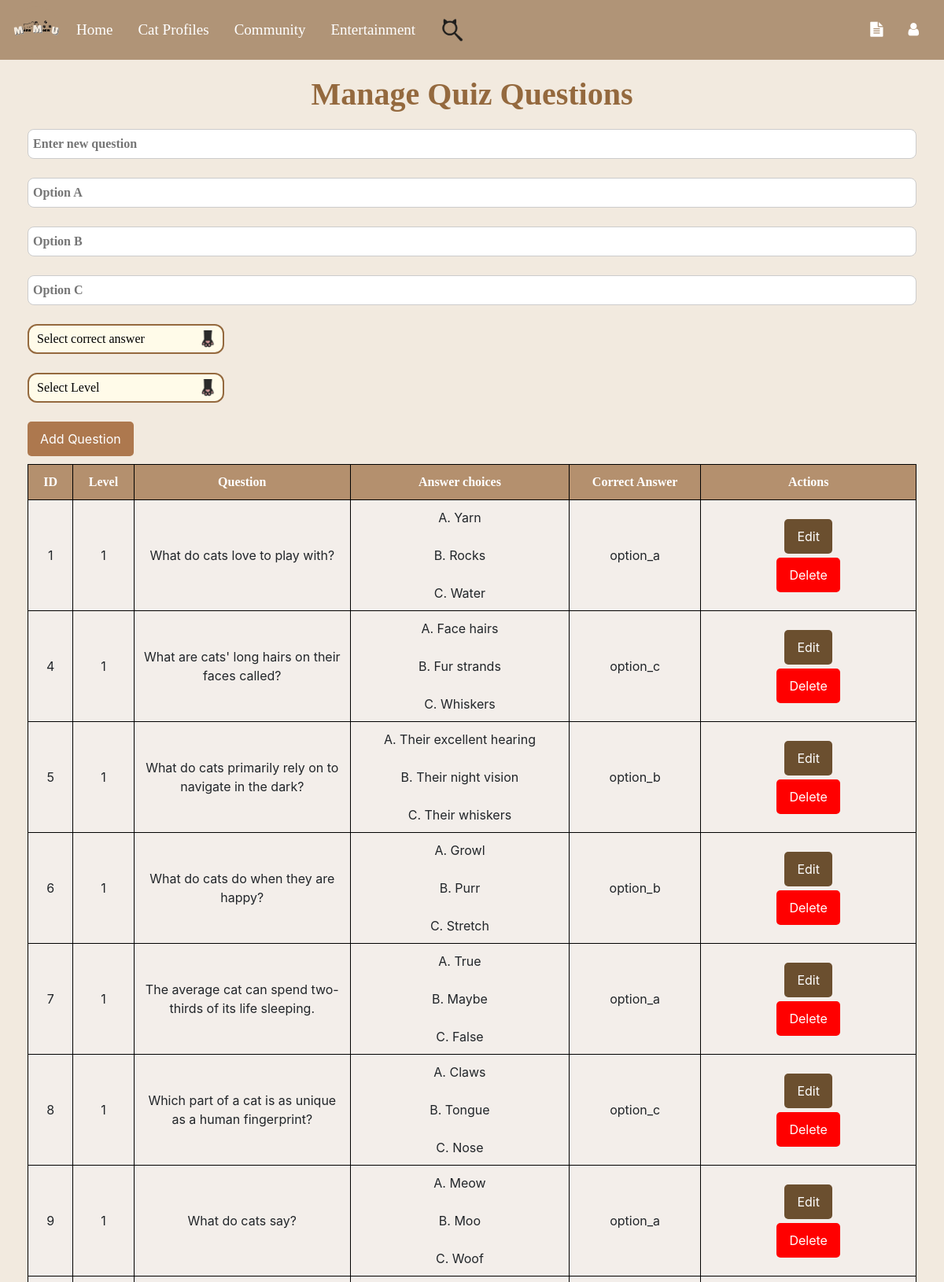
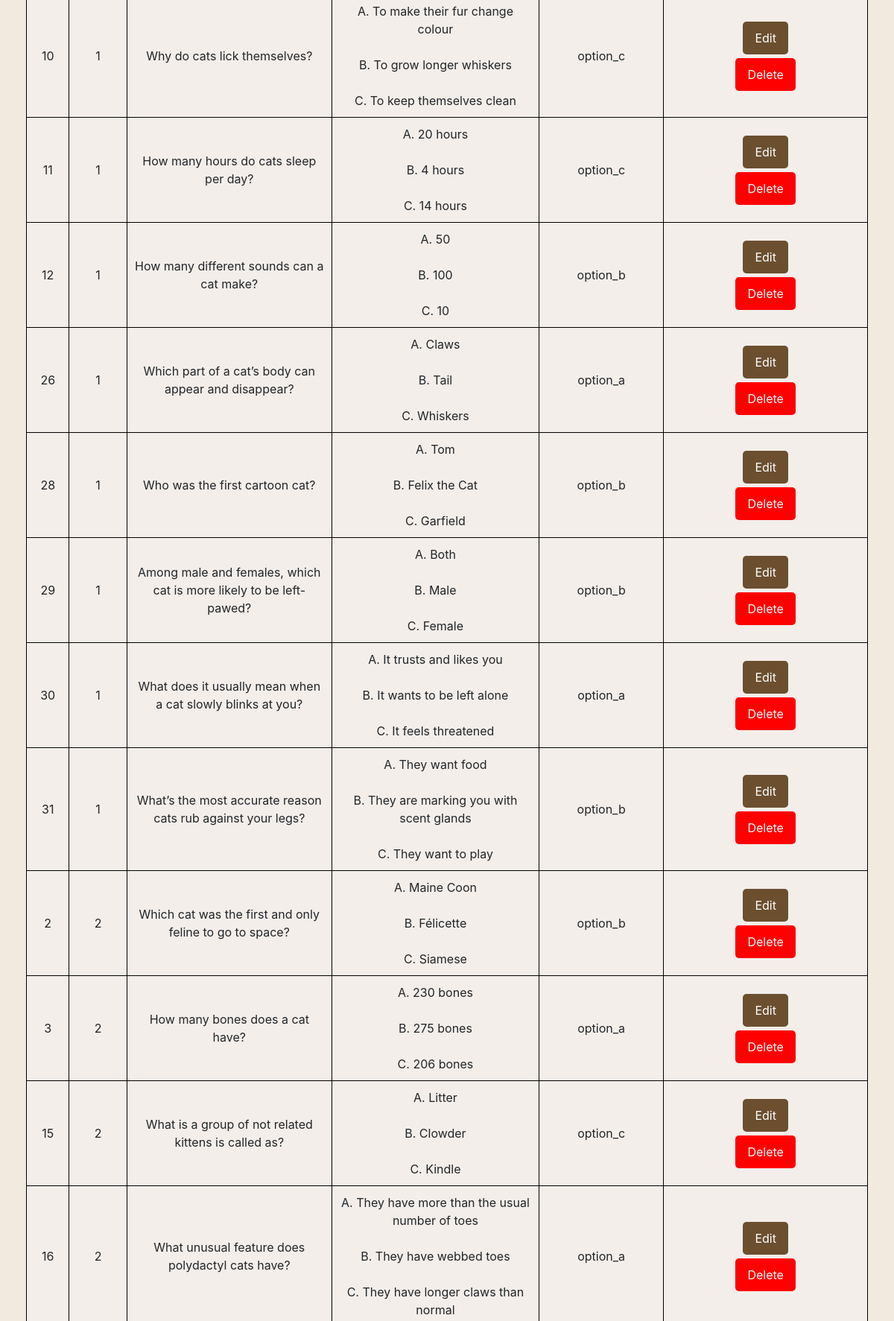
/manage_quiz (signed in, upper part), run on the app's committed database (2 pictures, top to bottom).
### tables this page shows
CREATE TABLE quiz_questions (
    id INTEGER PRIMARY KEY AUTOINCREMENT,
    level INTEGER NOT NULL,
    question TEXT NOT NULL,
    option_a TEXT NOT NULL,
    option_b TEXT NOT NULL,
    option_c TEXT NOT NULL,
    correct_option CHAR(1) NOT NULL
);

### Website/quizfeature.py (the view)
@quiz_bp.route('/manage_quiz', methods=['GET'])
@login_required
def manage_quiz():
    if not hasattr(current_user, 'role') or current_user.role != 'admin':
        flash("Access denied! You must be an admin to manage quiz questions.", "error")
        return redirect(url_for('quiz.quiz_page'))
    conn = get_db_connection()
    questions = conn.execute("SELECT * FROM quiz_questions ORDER BY level ASC").fetchall()
    conn.close()
    questions = [dict(q) for q in questions]
    return render_template('manage_quiz_questions.html', user=current_user, questions=questions)

### Website/quizfeature.py (called while the page is built)
def get_db_connection():
    db_path = os.path.join(os.path.dirname(__file__), '..', 'instance', 'datebase.db')
    db_path = os.path.abspath(db_path)
    conn = sqlite3.connect(db_path)
    conn.row_factory = sqlite3.Row
    return conn

### Website/templates/manage_quiz_questions.html (shortened to what this page needs)
{% extends 'base.html' %}
{% block content %}
<div style="padding: 20px;">
    <h1>Manage Quiz Questions</h1>
    <form action="{{ url_for('quiz.add_question') }}" method="POST">
        <input type="text" name="question" placeholder="Enter new question" required><br><br>
        <input type="text" name="option_a" placeholder="Option A" required><br><br>
        <input type="text" name="option_b" placeholder="Option B" required><br><br>
        <input type="text" name="option_c" placeholder="Option C" required><br><br>
        <select name="correct_option" required>
            <option value="">Select correct answer</option>
        </select>
        <br><br>
        <select name="level" required>
            <option value="">Select Level</option>
        </select>
        <br><br>
        <button type="submit" class="add-btn">Add Question</button>
    </form>
    <table>
        <thead>
            <tr>
                <th style="width: 60px;">ID</th>
                <th style="width: 80px;">Level</th>
                <th style="width: 300px;">Question</th>
                <th style="width: 300px">Answer choices</th>
                <th style="width: 180px">Correct Answer</th>
                <th style="width: 300px">Actions</th>
            </tr>
        </thead>
        <tbody>
            {% for question in questions %}
            <tr>
                <td>{{ question['id'] }}</td>
                <td>{{ question['level'] }}</td>
                <td>{{ question['question'] }}</td>
                <td>
                    A. {{ question['option_a'] }}<br><br>
                    B. {{ question['option_b'] }}<br><br>
                    C. {{ question['option_c'] }}
                </td>
                <td>{{ question.correct_option }}</td>
                <td>
                    <button class="edit-btn" onclick="toggleEditForm('{{ question.id }}')">Edit</button>
                    {% set level_question_count = questions | selectattr('level', 'equalto', question.level) | list | length %}
                    {% if level_question_count > 10 %}
                    <form action="{{ url_for('quiz.delete_question', question_id=question.id) }}" method="POST">
                        <button type="submit" class="delete-btn"
                            onclick="return confirm('Are you sure you want to delete this question?')">Delete</button>
                    </form>
                    {% else %}
                    <form action="{{ url_for('quiz.delete_question', question_id=question.id) }}" method="POST">
                        <button type="submit" class="delete-btn">Delete</button>
                    </form>
                    {% endif %}
                </td>
            </tr>
            {% endfor %}
        </tbody>
    </table>
</div>
{% endblock %}

### Website/templates/base.html (style rules this page uses)
body { background-color: #f9f4ef; }

### data on the page
quiz_questions: id "1", level "1", question "What do cats love to play with?", option_a "Yarn", option_b "Rocks", option_c "Water", correct_option "option_a"
quiz_questions: id "4", level "1", question "What are cats' long hairs on their faces called?", option_a "Face hairs", option_b "Fur strands", option_c "Whiskers", correct_option "option_c"
quiz_questions: id "5", level "1", question "What do cats primarily rely on to navigate in the dark?", option_a "Their excellent hearing", option_b "Their night vision", option_c "Their whiskers", correct_option "option_b"
quiz_questions: id "6", level "1", question "What do cats do when they are happy?", option_a "Growl", option_b "Purr", option_c "Stretch", correct_option "option_b"
quiz_questions: id "7", level "1", question "The average cat can spend two-thirds of its life sleeping.", option_a "True", option_b "Maybe", option_c "False", correct_option "option_a"
quiz_questions: id "8", level "1", question "Which part of a cat is as unique as a human fingerprint?", option_a "Claws", option_b "Tongue", option_c "Nose", correct_option "option_c"
quiz_questions: id "9", level "1", question "What do cats say?", option_a "Meow", option_b "Moo", option_c "Woof", correct_option "option_a"
quiz_questions: id "10", level "1", question "Why do cats lick themselves?", option_a "To make their fur change colour", option_b "To grow longer whiskers", option_c "To keep themselves clean", correct_option "option_c"
quiz_questions: id "11", level "1", question "How many hours do cats sleep per day?", option_a "20 hours", option_b "4 hours", option_c "14 hours", correct_option "option_c"
quiz_questions: id "12", level "1", question "How many different sounds can a cat make?", option_a "50", option_b "100", option_c "10", correct_option "option_b"
quiz_questions: id "26", level "1", question "Which part of a cat’s body can appear and disappear?", option_a "Claws", option_b "Tail", option_c "Whiskers", correct_option "option_a"
quiz_questions: id "28", level "1", question "Who was the first cartoon cat?", option_a "Tom", option_b "Felix the Cat", option_c "Garfield", correct_option "option_b"
quiz_questions: id "29", level "1", question "Among male and females, which cat is more likely to be left-pawed?", option_a "Both", option_b "Male", option_c "Female", correct_option "option_b"
quiz_questions: id "30", level "1", question "What does it usually mean when a cat slowly blinks at you?", option_a "It trusts and likes you", option_b "It wants to be left alone", option_c "It feels threatened", correct_option "option_a"
quiz_questions: id "31", level "1", question "What’s the most accurate reason cats rub against your legs?", option_a "They want food", option_b "They are marking you with scent glands", option_c "They want to play", correct_option "option_b"
quiz_questions: id "2", level "2", question "Which cat was the first and only feline to go to space?", option_a "Maine Coon", option_b "Félicette", option_c "Siamese", correct_option "option_b"
quiz_questions: id "3", level "2", question "How many bones does a cat have?", option_a "230 bones", option_b "275 bones", option_c "206 bones", correct_option "option_a"
quiz_questions: id "15", level "2", question "What is a group of not related kittens is called as?", option_a "Litter", option_b "Clowder", option_c "Kindle", correct_option "option_c"
quiz_questions: id "16", level "2", question "What unusual feature does polydactyl cats have?", option_a "They have more than the usual number of toes", option_b "They have webbed toes", option_c "They have longer claws than normal", correct_option "option_a"
